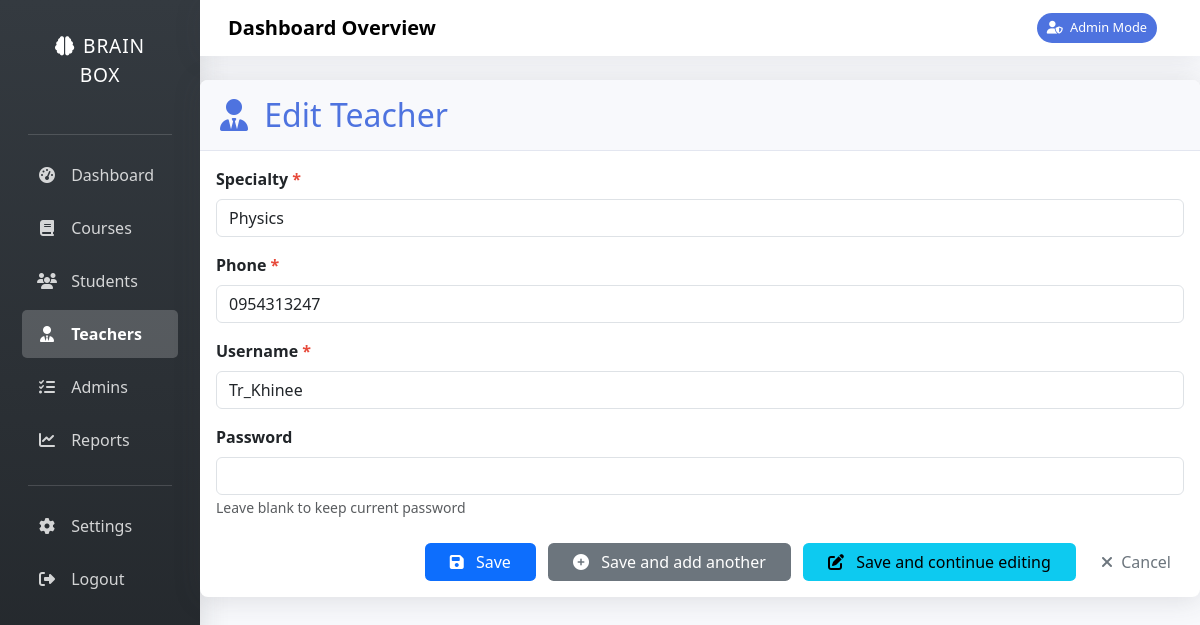
The app's page /dashboard/teachers/1/edit/ (signed in) with its own data.
### dashboard/models.py (models this page shows, shortened)
class Teacher(models.Model):
    user = models.OneToOneField(settings.AUTH_USER_MODEL, on_delete=models.CASCADE)
    specialty = models.CharField(max_length=100)
    phone = models.CharField(max_length=15, blank=True)

### accounts/models.py (models this page shows)
class CustomUser(AbstractUser):
    ROLE_CHOICES = (
        ('admin', 'Admin'),
        ('teacher', 'Teacher'),
        ('student', 'Student'),
    )
    role = models.CharField(max_length=10, choices=ROLE_CHOICES)

### dashboard/views.py (the view)
# urls.py: path('teachers/<int:id>/edit/', views.edit_teacher, name='edit_teacher'),
@login_required
def edit_teacher(request, id=None):
    teacher = get_object_or_404(Teacher, id=id) if id else None
    if request.method == 'POST':
        form = TeacherForm(request.POST, instance=teacher)
        if form.is_valid():
            teacher = form.save()
            messages.success(request, f'Teacher {"updated" if id else "created"} successfully!')
            if '_addanother' in request.POST:
                return redirect('dashboard:teacher_create')
            elif '_continue' in request.POST:
                return redirect('dashboard:edit_teacher', teacher.id)
            return redirect('dashboard:teacher_list')
    else:
        form = TeacherForm(instance=teacher)
    return render(request, 'dashboard/teacher_form.html', {
        'form': form,
        'title': 'Edit Teacher' if id else 'Add Teacher'
    })

### dashboard/forms.py (shortened to what this page needs)
class TeacherForm(forms.ModelForm):
    username = forms.CharField(max_length=150, required=True, widget=forms.TextInput(attrs={'class': 'form-control'}))
    password = forms.CharField(required=False, widget=forms.PasswordInput(attrs={'class': 'form-control'}), help_text="Leave blank to generate a random password")
    specialty = forms.CharField(max_length=100, required=True, widget=forms.TextInput(attrs={'class': 'form-control'}))
    phone = forms.CharField(max_length=20, required=True, widget=forms.TextInput(attrs={'class': 'form-control'}))
    class Meta:
        model = Teacher
        fields = ['specialty', 'phone']
    def __init__(self, *args, **kwargs):
        super().__init__(*args, **kwargs)
        if self.instance.pk and self.instance.user:
            self.fields['username'].initial = self.instance.user.username
            self.fields['password'].help_text = "Leave blank to keep current password"
        else:
            self.fields['password'].required = True

### dashboard/templates/dashboard/teacher_form.html (shortened to what this page needs)
{% extends 'dashboard/base.html' %}
{% block content %}
<div class="card shadow">
    <div class="card-header py-3">
        <h2 class="m-0 font-weight-bold text-primary">
            <i class="fas fa-user-tie me-2"></i>
            {% if form.instance.id %}Edit{% else %}Add{% endif %} Teacher
        </h2>
    </div>
    <div class="card-body">
        <form method="post" class="needs-validation" novalidate>
            <div class="mb-4">
                {% for field in form %}
                <div class="form-group mb-3">
                    <label for="{{ field.id_for_label }}" class="form-label fw-bold">
                        {{ field.label }}
                        {% if field.field.required %}<span class="text-danger">*</span>{% endif %}
                    </label>
                    {{ field }}
                    {% if field.help_text %}
                    <small class="form-text text-muted">{{ field.help_text }}</small>
                    {% endif %}
                </div>
                {% endfor %}
            </div>
            <div class="mt-4 text-end">
                <button type="submit" class="btn btn-primary px-4">
                    <i class="fas fa-save me-2"></i> Save
                </button>
                <button type="submit" name="_addanother" class="btn btn-secondary px-4 ms-2">
                    <i class="fas fa-plus-circle me-2"></i> Save and add another
                </button>
                <button type="submit" name="_continue" class="btn btn-info px-4 ms-2">
                    <i class="fas fa-edit me-2"></i> Save and continue editing
                </button>
                <a href="{% url 'dashboard:teacher_list' %}" class="btn btn-outline-secondary ms-2">
                    <i class="fas fa-times me-1"></i> Cancel
                </a>
            </div>
        </form>
    </div>
</div>
{% endblock %}

### teacher_portal/static/teacher_portal/css/styles.css (style rules this page uses)
:root { --primary: #4e73df; --primary-light: #e6e9f9; --secondary: #1cc88a; --danger: #e74a3b; --warning: #f6c23e; --info: #36b9cc; --light: #f8f9fc; --dark: #5a5c69; --gray: #858796; --gray-dark: #5a5c69; --breakpoint-xs: 0; --breakpoint-sm: 576px; --breakpoint-md: 768px; --breakpoint-lg: 992px; --breakpoint-xl: 1200px; }
*, *::before, *::after { box-sizing: border-box; }
html { font-family: 'Nunito', -apple-system, BlinkMacSystemFont, 'Segoe UI', Roboto, 'Helvetica Neue', Arial, sans-serif; line-height: 1.15; -webkit-text-size-adjust: 100%; -webkit-tap-highlight-color: rgba(0, 0, 0, 0); }
body { margin: 0; font-family: 'Nunito', -apple-system, BlinkMacSystemFont, 'Segoe UI', Roboto, 'Helvetica Neue', Arial, sans-serif; font-size: 1rem; font-weight: 400; line-height: 1.5; color: var(--dark); text-align: left; background-color: var(--light); }
h1, h2, h3, h4, h5, h6 { margin-top: 0; margin-bottom: 0.5rem; }
a { color: var(--primary); text-decoration: none; background-color: transparent; }
.btn { display: inline-block; font-weight: 400; text-align: center; white-space: nowrap; vertical-align: middle; user-select: none; border: 1px solid transparent; padding: 0.375rem 0.75rem; font-size: 1rem; line-height: 1.5; border-radius: 0.35rem; transition: all 0.15s ease-in-out; }
.mb-3 { margin-bottom: 1rem !important; }
.shadow { box-shadow: 0 0.15rem 1.75rem 0 rgba(58, 59, 69, 0.15) !important; }

### dashboard/templates/dashboard/base.html (style rules this page uses)
:root { --primary-color: #4e73df; --secondary-color: #1cc88a; --accent-color: #f6c23e; --danger-color: #e74a3b; --dark-color: #5a5c69; --light-color: #f8f9fc; }
body { background-color: var(--light-color); font-family: 'Segoe UI', Tahoma, Geneva, Verdana, sans-serif; }
.card { border: none; border-radius: 0.5rem; box-shadow: 0 0.15rem 1.75rem 0 rgba(58, 59, 69, 0.1); transition: 0.3s; margin-bottom: 1.5rem; }
.card-header { background-color: #f8f9fc; border-bottom: 1px solid #e3e6f0; padding: 1rem 1.25rem; border-radius: 0.5rem 0.5rem 0 0 !important; }
.text-primary { color: var(--primary-color) !important; }
.text-danger { color: var(--danger-color) !important; }

### records on screen
Teacher: form "Physics" "0954313247"
CustomUser: form "Tr_Khinee"

### other values on screen
{{ field.label }} "Specialty" "Phone" "Username" "Password"
{{ field.help_text }} "Leave blank to keep current password"
